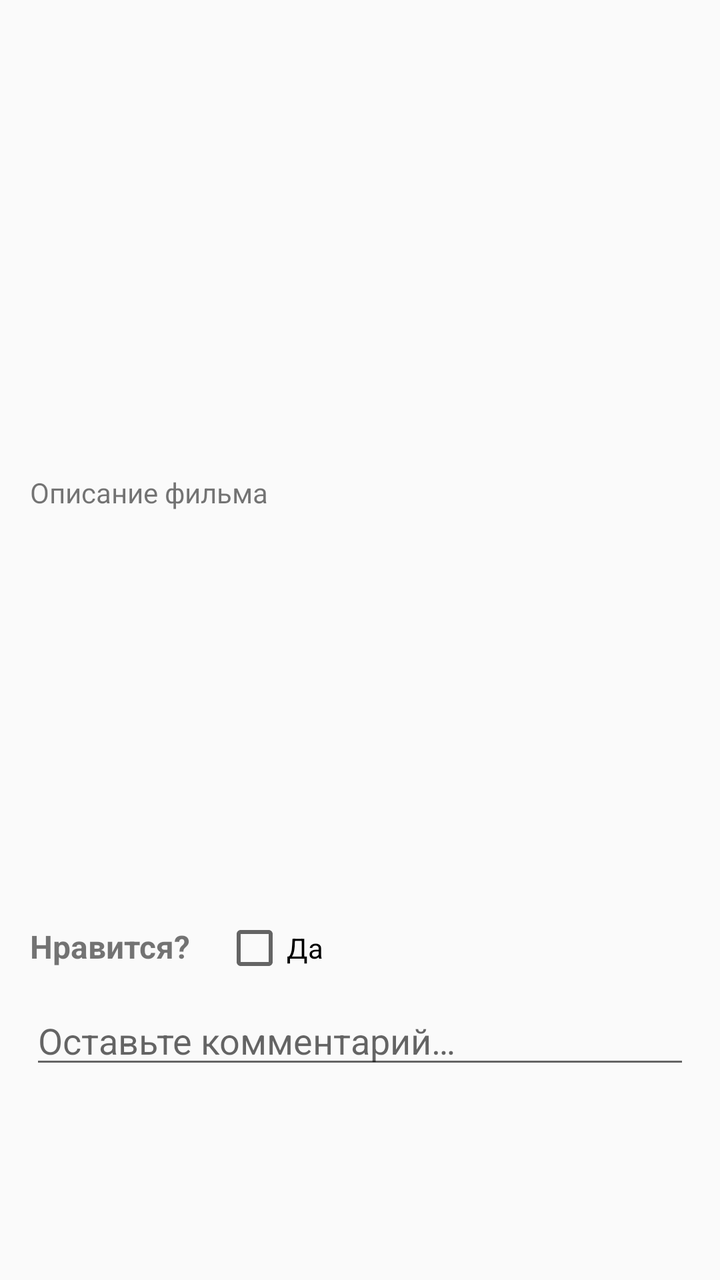
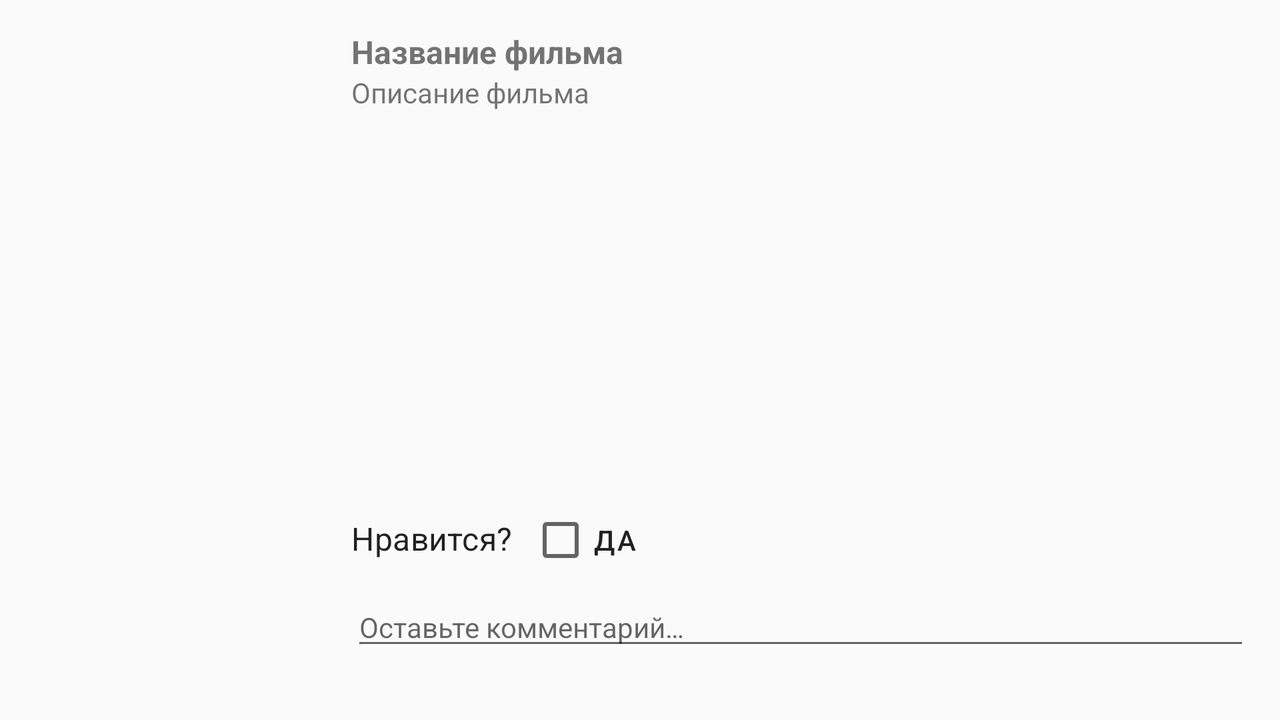

Compare how this app lays out the same screen by default and in its alternative resource folder. The renders come first, then the two layout files and the values they reference.
<!-- AndroidManifest.xml: application theme AppTheme -->
<!-- res/layout/activity_film_description.xml -->
<?xml version="1.0" encoding="utf-8"?>
<androidx.constraintlayout.widget.ConstraintLayout xmlns:android="http://schemas.android.com/apk/res/android"
    xmlns:app="http://schemas.android.com/apk/res-auto"
    xmlns:tools="http://schemas.android.com/tools"
    android:layout_width="match_parent"
    android:layout_height="match_parent"
    android:padding="15dp"
    tools:context=".FilmDescriptionActivity">

    <androidx.constraintlayout.widget.Guideline
        android:id="@+id/guideline5"
        android:layout_width="wrap_content"
        android:layout_height="wrap_content"
        android:orientation="horizontal"
        app:layout_constraintGuide_percent="0.35" />

    <ImageView
        android:id="@+id/filmDescriptionImageView"
        android:layout_width="wrap_content"
        android:layout_height="0dp"
        android:contentDescription="@string/poster_image"
        app:layout_constraintBottom_toTopOf="@+id/guideline5"
        app:layout_constraintEnd_toEndOf="parent"
        app:layout_constraintStart_toStartOf="parent"
        app:layout_constraintTop_toTopOf="parent"
        tools:srcCompat="@tools:sample/avatars" />

    <TextView
        android:id="@+id/filmDescriptionTextView"
        android:layout_width="0dp"
        android:layout_height="wrap_content"
        android:layout_marginTop="8dp"
        android:ellipsize="end"
        android:maxLines="12"
        android:text="@string/filmDescriptionText"
        app:layout_constraintEnd_toEndOf="parent"
        app:layout_constraintStart_toStartOf="parent"
        app:layout_constraintTop_toBottomOf="@+id/filmDescriptionImageView" />

    <androidx.constraintlayout.widget.Guideline
        android:id="@+id/guideline6"
        android:layout_width="wrap_content"
        android:layout_height="wrap_content"
        android:orientation="horizontal"
        app:layout_constraintGuide_percent="0.7" />

    <CheckBox
        android:id="@+id/likeCheckBox"
        android:layout_width="wrap_content"
        android:layout_height="wrap_content"
        android:layout_marginStart="16dp"
        android:layout_marginTop="16dp"
        android:text="@string/yes"
        app:layout_constraintStart_toEndOf="@+id/likeTextView"
        app:layout_constraintTop_toTopOf="@+id/guideline6" />

    <TextView
        android:id="@+id/likeTextView"
        android:layout_width="wrap_content"
        android:layout_height="wrap_content"
        android:text="@string/do_you_like_it"
        android:textSize="16sp"
        android:textStyle="bold"
        app:layout_constraintBaseline_toBaselineOf="@id/likeCheckBox"
        app:layout_constraintStart_toStartOf="parent" />

    <EditText
        android:id="@+id/commentEditText"
        android:layout_width="0dp"
        android:layout_height="wrap_content"
        android:layout_marginTop="8dp"
        android:hint="@string/your_comment"
        android:importantForAutofill="no"
        android:inputType="textNoSuggestions|textMultiLine"
        android:privateImeOptions="nm"
        app:layout_constraintEnd_toEndOf="parent"
        app:layout_constraintStart_toStartOf="parent"
        app:layout_constraintTop_toBottomOf="@+id/likeCheckBox" />

</androidx.constraintlayout.widget.ConstraintLayout>
<!-- resources referenced by this layout -->
<resources>
  <string name="do_you_like_it">Нравится?</string>
  <string name="filmDescriptionText">Описание фильма</string>
  <string name="poster_image">poster_image</string>
  <string name="yes">Да</string>
  <string name="your_comment">Оставьте комментарий…</string>
  <style name="AppTheme" parent="Theme.AppCompat.Light.NoActionBar">
          <item name="colorPrimary">@color/colorPrimary</item>
          <item name="colorPrimaryDark">@color/colorPrimaryDark</item>
          <item name="colorAccent">@color/colorAccent</item>
      </style>
  <color name="colorPrimary">#6200EE</color>
  <color name="colorPrimaryDark">#3700B3</color>
  <color name="colorAccent">#03DAC5</color>
</resources>
<!-- res/layout-land/activity_film_description.xml (the repository's variant of the layout above) -->
<!-- drawn on the phone turned sideways -->
<?xml version="1.0" encoding="utf-8"?>
<androidx.constraintlayout.widget.ConstraintLayout xmlns:android="http://schemas.android.com/apk/res/android"
    xmlns:app="http://schemas.android.com/apk/res-auto"
    xmlns:tools="http://schemas.android.com/tools"
    android:layout_width="match_parent"
    android:layout_height="match_parent"
    android:padding="15dp">

    <androidx.constraintlayout.widget.Guideline
        android:id="@+id/guideline5"
        android:layout_width="wrap_content"
        android:layout_height="wrap_content"
        android:orientation="horizontal"
        app:layout_constraintGuide_percent="0.65" />

    <ImageView
        android:id="@+id/movieDescriptionImageView"
        android:layout_width="0dp"
        android:layout_height="0dp"
        android:contentDescription="@string/poster_image"
        app:layout_constraintBottom_toTopOf="@+id/guideline5"
        app:layout_constraintEnd_toStartOf="@+id/guideline8"
        app:layout_constraintStart_toStartOf="parent"
        app:layout_constraintTop_toTopOf="parent"
        tools:srcCompat="@tools:sample/avatars" />

    <TextView
        android:id="@+id/movieDescriptionTextView"
        style="@style/TextBodyStyle"
        android:layout_width="0dp"
        android:layout_height="0dp"
        android:layout_marginStart="8dp"
        android:ellipsize="end"
        android:text="@string/filmDescriptionText"
        app:layout_constraintBottom_toTopOf="@+id/guideline5"
        app:layout_constraintEnd_toEndOf="parent"
        app:layout_constraintStart_toStartOf="@+id/guideline8"
        app:layout_constraintTop_toBottomOf="@id/movieTitleTextView" />

    <androidx.constraintlayout.widget.Guideline
        android:id="@+id/guideline6"
        android:layout_width="wrap_content"
        android:layout_height="wrap_content"
        android:orientation="horizontal"
        app:layout_constraintGuide_percent="0.7" />

    <CheckBox
        android:id="@+id/likeCheckBox"
        style="@style/TextAppearance.MaterialComponents.Button"
        android:layout_width="wrap_content"
        android:layout_height="wrap_content"
        android:layout_marginStart="8dp"
        android:layout_marginTop="8dp"
        android:text="@string/yes"
        app:layout_constraintStart_toEndOf="@+id/likeTextView"
        app:layout_constraintTop_toTopOf="@+id/guideline6" />

    <TextView
        android:id="@+id/likeTextView"
        style="@style/TextAppearance.MaterialComponents.Subtitle1"
        android:layout_width="wrap_content"
        android:layout_height="wrap_content"
        android:layout_marginStart="8dp"
        android:text="@string/do_you_like_it"
        app:layout_constraintBaseline_toBaselineOf="@id/likeCheckBox"
        app:layout_constraintStart_toStartOf="@+id/guideline8" />

    <EditText
        android:id="@+id/commentEditText"
        style="@style/TextBodyStyle"
        android:layout_width="0dp"
        android:layout_height="wrap_content"
        android:layout_marginStart="8dp"
        android:layout_marginTop="8dp"
        android:hint="@string/your_comment"
        android:importantForAutofill="no"
        android:inputType="textNoSuggestions|textMultiLine"
        android:privateImeOptions="nm"
        app:layout_constraintEnd_toEndOf="parent"
        app:layout_constraintStart_toStartOf="@+id/guideline8"
        app:layout_constraintTop_toBottomOf="@+id/likeCheckBox" />

    <androidx.constraintlayout.widget.Guideline
        android:id="@+id/guideline8"
        android:layout_width="wrap_content"
        android:layout_height="wrap_content"
        android:orientation="vertical"
        app:layout_constraintGuide_percent="0.25" />

    <TextView
        android:id="@+id/movieTitleTextView"
        style="@style/TextTitleStyle"
        android:layout_width="wrap_content"
        android:layout_height="wrap_content"
        android:layout_marginStart="8dp"
        android:ellipsize="end"
        android:maxLines="2"
        app:layout_constraintStart_toStartOf="@+id/guideline8"
        app:layout_constraintTop_toTopOf="parent"
        tools:text="Название фильма" />

</androidx.constraintlayout.widget.ConstraintLayout>
<!-- resources referenced by the variant -->
<!-- as the phone turned sideways resolves them -->
<resources>
  <string name="do_you_like_it">Нравится?</string>
  <string name="filmDescriptionText">Описание фильма</string>
  <string name="poster_image">poster_image</string>
  <string name="yes">Да</string>
  <string name="your_comment">Оставьте комментарий…</string>
  <style name="TextBodyStyle">
          <item name="android:textSize">14sp</item>
          <item name="android:textStyle">normal</item>
          <item name="android:typeface">sans</item>
      </style>
  <style name="TextTitleStyle">
          <item name="android:textSize">16sp</item>
          <item name="android:textStyle">bold</item>
          <item name="android:typeface">sans</item>
      </style>
  <style name="AppTheme" parent="Theme.AppCompat.Light.NoActionBar">
          <item name="colorPrimary">@color/colorPrimary</item>
          <item name="colorPrimaryDark">@color/colorPrimaryDark</item>
          <item name="colorAccent">@color/colorAccent</item>
      </style>
  <color name="colorPrimary">#6200EE</color>
  <color name="colorPrimaryDark">#3700B3</color>
  <color name="colorAccent">#03DAC5</color>
</resources>
